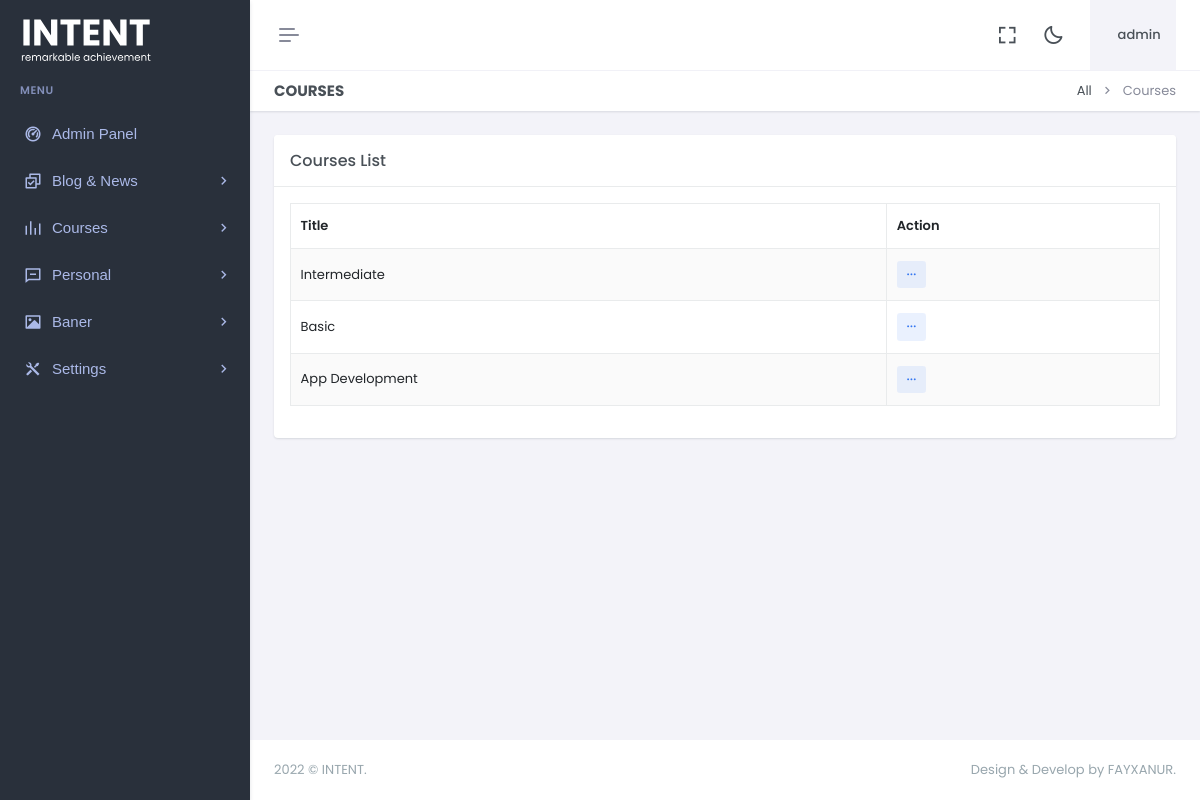
Page /dashboard/portfolio.php (signed in) on the committed database.
### tables this page shows
CREATE TABLE `portfolio` (
  `id` int(11) NOT NULL,
  `port_title` varchar(500) NOT NULL,
  `port_desc` varchar(1000) NOT NULL,
  `port_detail` varchar(2000) NOT NULL,
  `ufile` varchar(1000) NOT NULL,
  `updated_at` timestamp NOT NULL DEFAULT current_timestamp() ON UPDATE current_timestamp()
);

### dashboard/portfolio.php (the view)
<?php include"header.php";?>
<?php include"sidebar.php";?>
<div class="main-content">
 <div class="page-content">
       <div class="container-fluid">
                    <div class="row">
                        <div class="col-12">
                            <div class="page-title-box d-sm-flex align-items-center justify-content-between">
                                <h4 class="mb-sm-0">Courses</h4>
                                <div class="page-title-right">
                                    <ol class="breadcrumb m-0">
                                        <li class="breadcrumb-item"><a href="javascript: void(0);">All</a></li>
                                        <li class="breadcrumb-item active">Courses</li>
                                    </ol>
                                </div>
                            </div>
                        </div>
                    </div>
                    <div class="row">
                        <div class="col-lg-12">
                            <div class="card">
                                <div class="card-header">
                                    <h5 class="card-title mb-0">Courses List</h5>
                                </div>
                                <div class="card-body">
                                    <table id="example" class="table table-bordered dt-responsive nowrap table-striped align-middle" style="width:100%">
                                        <thead>
                                            <tr>
                                                <th data-ordering="false">Title</th>
                                                <th>Action</th>
                                            </tr>
                                        </thead>
                                        <tbody>
                                        <?php
				   $q="SELECT * FROM  portfolio ORDER BY id DESC";
 $r123 = mysqli_query($con,$q);
while($ro = mysqli_fetch_array($r123))
{
	$id="$ro[id]";
	$port_title="$ro[port_title]";
  print "<tr>
				  <td>
				  $port_title
				  </td>
          <td>
                                                    <div class='dropdown d-inline-block'>
                                                        <button class='btn btn-soft-secondary btn-sm dropdown' type='button' data-bs-toggle='dropdown' aria-expanded='false'>
                                                            <i class='ri-more-fill align-middle'></i>
                                                        </button>
                                                        <ul class='dropdown-menu dropdown-menu-end'>
                                                            <li><a href='editport.php?id=$id' class='dropdown-item edit-item-btn'><i class='ri-pencil-fill align-bottom me-2 text-muted'></i> Edit</a></li>
                                                            <li>
                                                                <a href='deleteport.php?id=$id' class='dropdown-item remove-item-btn'>
                                                                    <i class='ri-delete-bin-fill align-bottom me-2 text-muted'></i> Delete
                                                                </a>
                                                            </li>
                                                        </ul>
                                                    </div>
                                                </td>
				  </tr>";
  }
  ?>
                                        </tbody>
                                    </table>
                                </div>
                            </div>
                        </div>
                    </div>
                </div>
            </div>
            <?php include"footer.php";?>

### rows in the picture
portfolio: port_title "Intermediate"
portfolio: port_title "Basic"
portfolio: port_title "App Development"

### other values in the picture
$username "admin"
